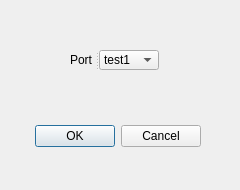
<?xml version="1.0" encoding="UTF-8"?>
<ui version="4.0">
 <class>Dialog</class>
 <widget class="QDialog" name="Dialog">
  <property name="geometry">
   <rect>
    <x>0</x>
    <y>0</y>
    <width>240</width>
    <height>190</height>
   </rect>
  </property>
  <property name="windowTitle">
   <string>Dialog</string>
  </property>
  <widget class="QDialogButtonBox" name="buttonBox">
   <property name="geometry">
    <rect>
     <x>-140</x>
     <y>120</y>
     <width>341</width>
     <height>32</height>
    </rect>
   </property>
   <property name="orientation">
    <enum>Qt::Horizontal</enum>
   </property>
   <property name="standardButtons">
    <set>QDialogButtonBox::Cancel|QDialogButtonBox::Ok</set>
   </property>
  </widget>
  <widget class="QSplitter" name="splitter">
   <property name="geometry">
    <rect>
     <x>70</x>
     <y>50</y>
     <width>89</width>
     <height>20</height>
    </rect>
   </property>
   <property name="orientation">
    <enum>Qt::Horizontal</enum>
   </property>
   <widget class="QLabel" name="label">
    <property name="text">
     <string>Port</string>
    </property>
   </widget>
   <widget class="QComboBox" name="comboBox">
    <item>
     <property name="text">
      <string>test1</string>
     </property>
    </item>
    <item>
     <property name="text">
      <string>test2</string>
     </property>
    </item>
   </widget>
  </widget>
 </widget>
 <resources/>
 <connections>
  <connection>
   <sender>buttonBox</sender>
   <signal>accepted()</signal>
   <receiver>Dialog</receiver>
   <slot>accept()</slot>
   <hints>
    <hint type="sourcelabel">
     <x>248</x>
     <y>254</y>
    </hint>
    <hint type="destinationlabel">
     <x>157</x>
     <y>274</y>
    </hint>
   </hints>
  </connection>
  <connection>
   <sender>buttonBox</sender>
   <signal>rejected()</signal>
   <receiver>Dialog</receiver>
   <slot>reject()</slot>
   <hints>
    <hint type="sourcelabel">
     <x>316</x>
     <y>260</y>
    </hint>
    <hint type="destinationlabel">
     <x>286</x>
     <y>274</y>
    </hint>
   </hints>
  </connection>
 </connections>
</ui>
